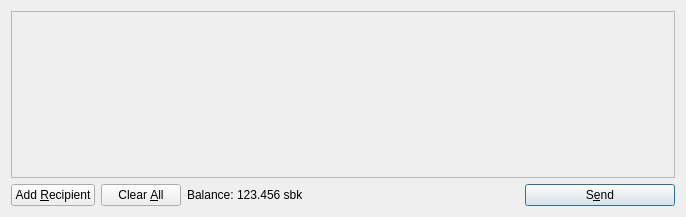
<?xml version="1.0" encoding="UTF-8"?>
<ui version="4.0">
 <class>SendCoinsDialog</class>
 <widget class="QDialog" name="SendCoinsDialog">
  <property name="geometry">
   <rect>
    <x>0</x>
    <y>0</y>
    <width>686</width>
    <height>217</height>
   </rect>
  </property>
  <property name="windowTitle">
   <string>Send Coins</string>
  </property>
  <layout class="QVBoxLayout" name="verticalLayout">
   <item>
    <widget class="QScrollArea" name="scrollArea">
     <property name="widgetResizable">
      <bool>true</bool>
     </property>
     <widget class="QWidget" name="scrollAreaWidgetContents">
      <property name="geometry">
       <rect>
        <x>0</x>
        <y>0</y>
        <width>666</width>
        <height>165</height>
       </rect>
      </property>
      <layout class="QVBoxLayout" name="verticalLayout_2">
       <property name="margin">
        <number>0</number>
       </property>
       <item>
        <layout class="QVBoxLayout" name="entries">
         <property name="spacing">
          <number>6</number>
         </property>
        </layout>
       </item>
       <item>
        <spacer name="verticalSpacer">
         <property name="orientation">
          <enum>Qt::Vertical</enum>
         </property>
         <property name="sizeHint" stdset="0">
          <size>
           <width>20</width>
           <height>40</height>
          </size>
         </property>
        </spacer>
       </item>
      </layout>
     </widget>
    </widget>
   </item>
   <item>
    <layout class="QHBoxLayout" name="horizontalLayout">
     <item>
      <widget class="QPushButton" name="addButton">
       <property name="toolTip">
        <string>Send to multiple recipients at once</string>
       </property>
       <property name="text">
        <string>Add &amp;Recipient</string>
       </property>
       <property name="icon">
        <iconset resource="../bitcoin.qrc">
         <normaloff>:/icons/add</normaloff>:/icons/add</iconset>
       </property>
       <property name="autoDefault">
        <bool>false</bool>
       </property>
      </widget>
     </item>
     <item>
      <widget class="QPushButton" name="clearButton">
       <property name="sizePolicy">
        <sizepolicy hsizetype="Minimum" vsizetype="Fixed">
         <horstretch>0</horstretch>
         <verstretch>0</verstretch>
        </sizepolicy>
       </property>
       <property name="toolTip">
        <string>Remove all transaction fields</string>
       </property>
       <property name="text">
        <string>Clear &amp;All</string>
       </property>
       <property name="icon">
        <iconset resource="../bitcoin.qrc">
         <normaloff>:/icons/remove</normaloff>:/icons/remove</iconset>
       </property>
       <property name="autoRepeatDelay">
        <number>300</number>
       </property>
       <property name="autoDefault">
        <bool>false</bool>
       </property>
      </widget>
     </item>
     <item>
      <layout class="QHBoxLayout" name="horizontalLayout_2">
       <property name="spacing">
        <number>3</number>
       </property>
       <item>
        <widget class="QLabel" name="label">
         <property name="text">
          <string>Balance:</string>
         </property>
        </widget>
       </item>
       <item>
        <widget class="QLabel" name="labelBalance">
         <property name="cursor">
          <cursorShape>IBeamCursor</cursorShape>
         </property>
         <property name="text">
          <string>123.456 sbk</string>
         </property>
         <property name="textInteractionFlags">
          <set>Qt::LinksAccessibleByMouse|Qt::TextSelectableByKeyboard|Qt::TextSelectableByMouse</set>
         </property>
        </widget>
       </item>
      </layout>
     </item>
     <item>
      <spacer name="horizontalSpacer">
       <property name="orientation">
        <enum>Qt::Horizontal</enum>
       </property>
       <property name="sizeHint" stdset="0">
        <size>
         <width>40</width>
         <height>20</height>
        </size>
       </property>
      </spacer>
     </item>
     <item>
      <widget class="QPushButton" name="sendButton">
       <property name="minimumSize">
        <size>
         <width>150</width>
         <height>0</height>
        </size>
       </property>
       <property name="toolTip">
        <string>Confirm the send action</string>
       </property>
       <property name="text">
        <string>S&amp;end</string>
       </property>
       <property name="icon">
        <iconset resource="../bitcoin.qrc">
         <normaloff>:/icons/send</normaloff>:/icons/send</iconset>
       </property>
       <property name="default">
        <bool>true</bool>
       </property>
      </widget>
     </item>
    </layout>
   </item>
  </layout>
 </widget>
 <resources>
  <include location="../bitcoin.qrc"/>
 </resources>
 <connections/>
</ui>
